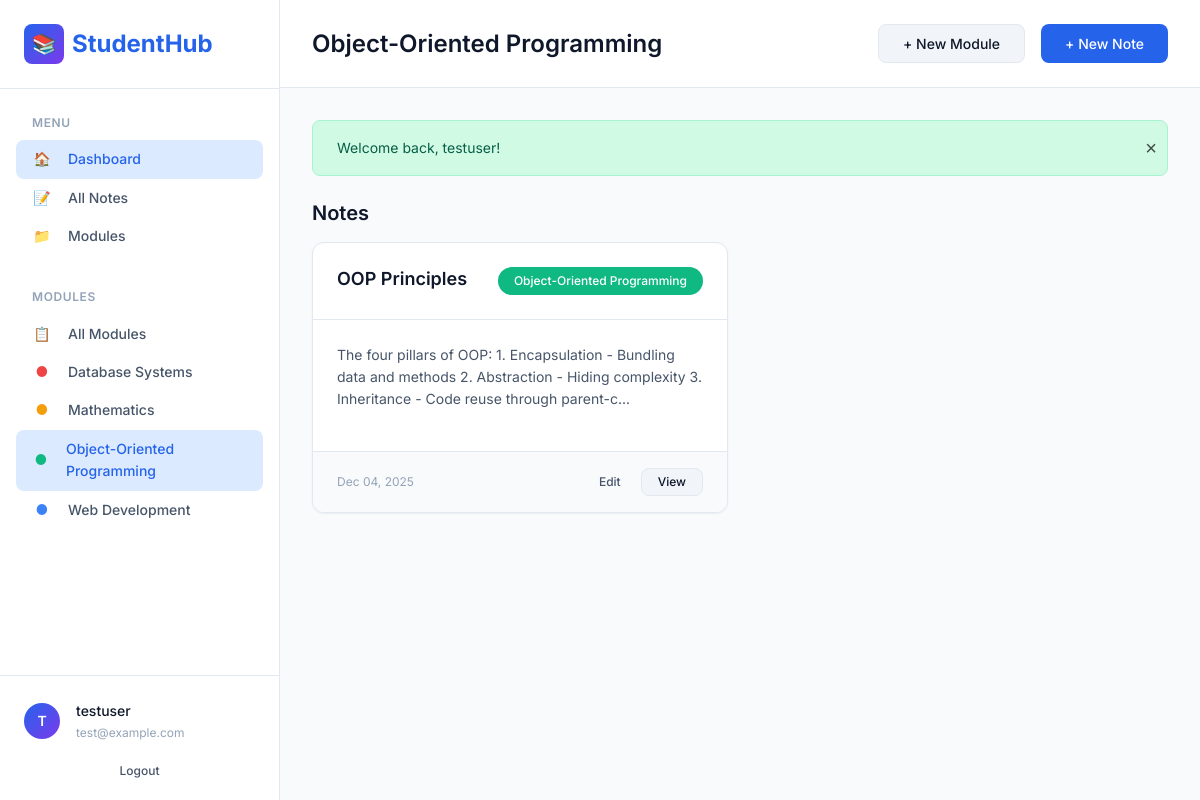
The app's page /dashboard.php?module=2 (signed in) with its own data.
### tables this page shows
CREATE TABLE IF NOT EXISTS modules (
    id INT AUTO_INCREMENT PRIMARY KEY,
    name VARCHAR(100) NOT NULL,
    user_id INT NOT NULL,
    color VARCHAR(7) DEFAULT '#3B82F6',
    created_at DATETIME DEFAULT CURRENT_TIMESTAMP,
    updated_at DATETIME DEFAULT CURRENT_TIMESTAMP ON UPDATE CURRENT_TIMESTAMP,
    FOREIGN KEY (user_id) REFERENCES users(id) ON DELETE CASCADE,
    INDEX idx_user_id (user_id)
);

CREATE TABLE IF NOT EXISTS notes (
    id INT AUTO_INCREMENT PRIMARY KEY,
    title VARCHAR(255) NOT NULL,
    content TEXT NOT NULL,
    module_id INT NOT NULL,
    user_id INT NOT NULL,
    created_at DATETIME DEFAULT CURRENT_TIMESTAMP,
    updated_at DATETIME DEFAULT CURRENT_TIMESTAMP ON UPDATE CURRENT_TIMESTAMP,
    FOREIGN KEY (module_id) REFERENCES modules(id) ON DELETE CASCADE,
    FOREIGN KEY (user_id) REFERENCES users(id) ON DELETE CASCADE,
    INDEX idx_module_id (module_id),
    INDEX idx_user_id (user_id),
    INDEX idx_created_at (created_at)
);

### dashboard.php (the view, shortened to what this page needs)
<?php
require_once 'includes/functions.php';
$userId = getCurrentUserId();
$username = getCurrentUsername();
$filterModule = isset($_GET['module']) ? (int)$_GET['module'] : null;
$modules = getUserModules($userId);
$notes = getUserNotes($userId, $filterModule);
require_once 'includes/header.php';
?>
<aside class="sidebar">
    <div class="sidebar-header">
        <a href="dashboard.php" class="logo">
            <div class="logo-icon">📚</div>
            <span>StudentHub</span>
        </a>
    </div>
    <nav class="sidebar-nav">
        <div class="sidebar-section">
            <div class="sidebar-section-title">Menu</div>
            <a href="dashboard.php" class="sidebar-link active">
                <span class="sidebar-link-icon">🏠</span>
                <span>Dashboard</span>
            </a>
            <a href="notes.php" class="sidebar-link">
                <span class="sidebar-link-icon">📝</span>
                <span>All Notes</span>
            </a>
            <a href="modules.php" class="sidebar-link">
                <span class="sidebar-link-icon">📁</span>
                <span>Modules</span>
            </a>
        </div>
        <div class="sidebar-section">
            <div class="sidebar-section-title">Modules</div>
            <a href="dashboard.php" class="sidebar-link <?= !$filterModule ? 'active' : '' ?>">
                <span class="sidebar-link-icon">📋</span>
                <span>All Modules</span>
            </a>
            <?php foreach ($modules as $module): ?>
                <a href="dashboard.php?module=<?= $module['id'] ?>"
                   class="sidebar-link <?= $filterModule == $module['id'] ? 'active' : '' ?>">
                    <span class="sidebar-link-icon" style="color: <?= escape($module['color']) ?>">●</span>
                    <span><?= escape($module['name']) ?></span>
                </a>
            <?php endforeach; ?>
        </div>
    </nav>
    <div class="sidebar-footer">
        <div class="user-menu">
            <div class="user-avatar">
                <?= strtoupper(substr($username, 0, 1)) ?>
            </div>
            <div class="user-info">
                <div class="user-name"><?= escape($username) ?></div>
                <div class="user-email"><?= escape($_SESSION['email']) ?></div>
            </div>
        </div>
        <a href="logout.php" class="btn btn-ghost btn-sm" style="width: 100%; margin-top: 0.5rem;">
            Logout
        </a>
    </div>
</aside>
<main class="main-content">
    <header class="content-header">
        <div>
            <h1>
                <?php if ($filterModule): ?>
                    <?php
                        $currentModule = array_filter($modules, fn($m) => $m['id'] == $filterModule);
                        $currentModule = reset($currentModule);
                    ?>
                    <?= escape($currentModule['name'] ?? 'Notes') ?>
                <?php else: ?>
                    Dashboard
                <?php endif; ?>
            </h1>
        </div>
        <div class="flex gap-2">
            <a href="modules.php" class="btn btn-secondary">+ New Module</a>
            <a href="notes.php?action=add" class="btn btn-primary">+ New Note</a>
        </div>
    </header>
    <div class="content-body">
        <?= displayFlashMessage() ?>
        <div style="display: flex; justify-content: space-between; align-items: center; margin-bottom: 1rem;">
            <h2 style="font-size: 1.25rem;">
                <?= $filterModule ? 'Notes' : 'Recent Notes' ?>
            </h2>
        </div>
        <?php if (empty($notes)): ?>
            <div class="empty-state card">
                <div class="empty-state-icon">📝</div>
                <h3>No notes yet</h3>
                <p>Start by creating your first note to organize your studies.</p>
                <a href="notes.php?action=add" class="btn btn-primary">Create Note</a>
            </div>
        <?php else: ?>
            <div class="notes-grid">
                <?php
                $displayNotes = $filterModule ? $notes : array_slice($notes, 0, 6);
                foreach ($displayNotes as $note):
                ?>
                    <div class="card note-card">
                        <div class="card-header">
                            <h3 class="note-title"><?= escape($note['title']) ?></h3>
                            <span class="module-pill" style="background-color: <?= escape($note['module_color']) ?>">
                                <?= escape($note['module_name']) ?>
                            </span>
                        </div>
                        <div class="card-body">
                            <p class="note-content"><?= escape(truncateText($note['content'], 150)) ?></p>
                        </div>
                        <div class="card-footer note-meta">
                            <span class="note-date"><?= formatDate($note['created_at']) ?></span>
                            <div class="note-actions">
                                <a href="notes.php?action=edit&id=<?= $note['id'] ?>" class="btn btn-ghost btn-sm">Edit</a>
                                <a href="notes.php?action=view&id=<?= $note['id'] ?>" class="btn btn-secondary btn-sm">View</a>
                            </div>
                        </div>
                    </div>
                <?php endforeach; ?>
            </div>
        <?php endif; ?>
    </div>
</main>
<?php require_once 'includes/footer.php'; ?>

### records on screen
modules: name "Database Systems"
modules: name "Mathematics"
modules: name "Object-Oriented Programming"
modules: name "Web Development"
notes: title "OOP Principles", module.name "Object-Oriented Programming", content "The four pillars of OOP: 1. Encapsulation - Bundling data and methods 2. Abstraction - Hiding complexity 3. Inheritance - Code reuse through parent-c...", created_at "Dec 04, 2025"

### other values on screen
substr($username, 0, 1) "T"
$username "testuser"
$_SESSION['email'] "test@example.com"
$message "Welcome back, testuser!"
